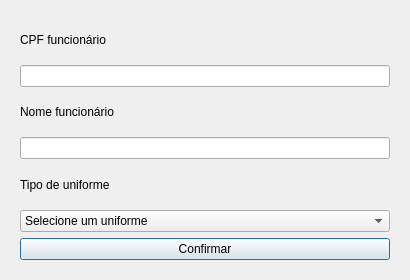
<?xml version="1.0" encoding="UTF-8"?>
<ui version="4.0">
 <class>Dialog</class>
 <widget class="QDialog" name="Dialog">
  <property name="geometry">
   <rect>
    <x>0</x>
    <y>0</y>
    <width>410</width>
    <height>280</height>
   </rect>
  </property>
  <property name="maximumSize">
   <size>
    <width>410</width>
    <height>280</height>
   </size>
  </property>
  <property name="windowTitle">
   <string>Adicionar empréstimo</string>
  </property>
  <property name="windowIcon">
   <iconset>
    <normaloff>icon.png</normaloff>icon.png</iconset>
  </property>
  <layout class="QHBoxLayout" name="horizontalLayout">
   <item>
    <widget class="QWidget" name="widget" native="true">
     <layout class="QVBoxLayout" name="verticalLayout">
      <item>
       <widget class="QLabel" name="lbl_cpf_funcionario_emprestimo">
        <property name="text">
         <string>CPF funcionário</string>
        </property>
       </widget>
      </item>
      <item>
       <widget class="QLineEdit" name="txt_cpf_emprestimo"/>
      </item>
      <item>
       <widget class="QLabel" name="lbl_nome_funcionario_emprestimo">
        <property name="text">
         <string>Nome funcionário</string>
        </property>
       </widget>
      </item>
      <item>
       <widget class="QLineEdit" name="txt_nome_funcionario_emprestimo"/>
      </item>
      <item>
       <widget class="QLabel" name="lbl_tipo_uniforme">
        <property name="text">
         <string>Tipo de uniforme</string>
        </property>
       </widget>
      </item>
      <item>
       <widget class="QComboBox" name="cb_tipo_uniforme">
        <item>
         <property name="text">
          <string>Selecione um uniforme</string>
         </property>
        </item>
       </widget>
      </item>
      <item>
       <widget class="QPushButton" name="btn_confirmar_emprestimo">
        <property name="text">
         <string>Confirmar</string>
        </property>
       </widget>
      </item>
     </layout>
    </widget>
   </item>
  </layout>
 </widget>
 <resources/>
 <connections/>
</ui>
